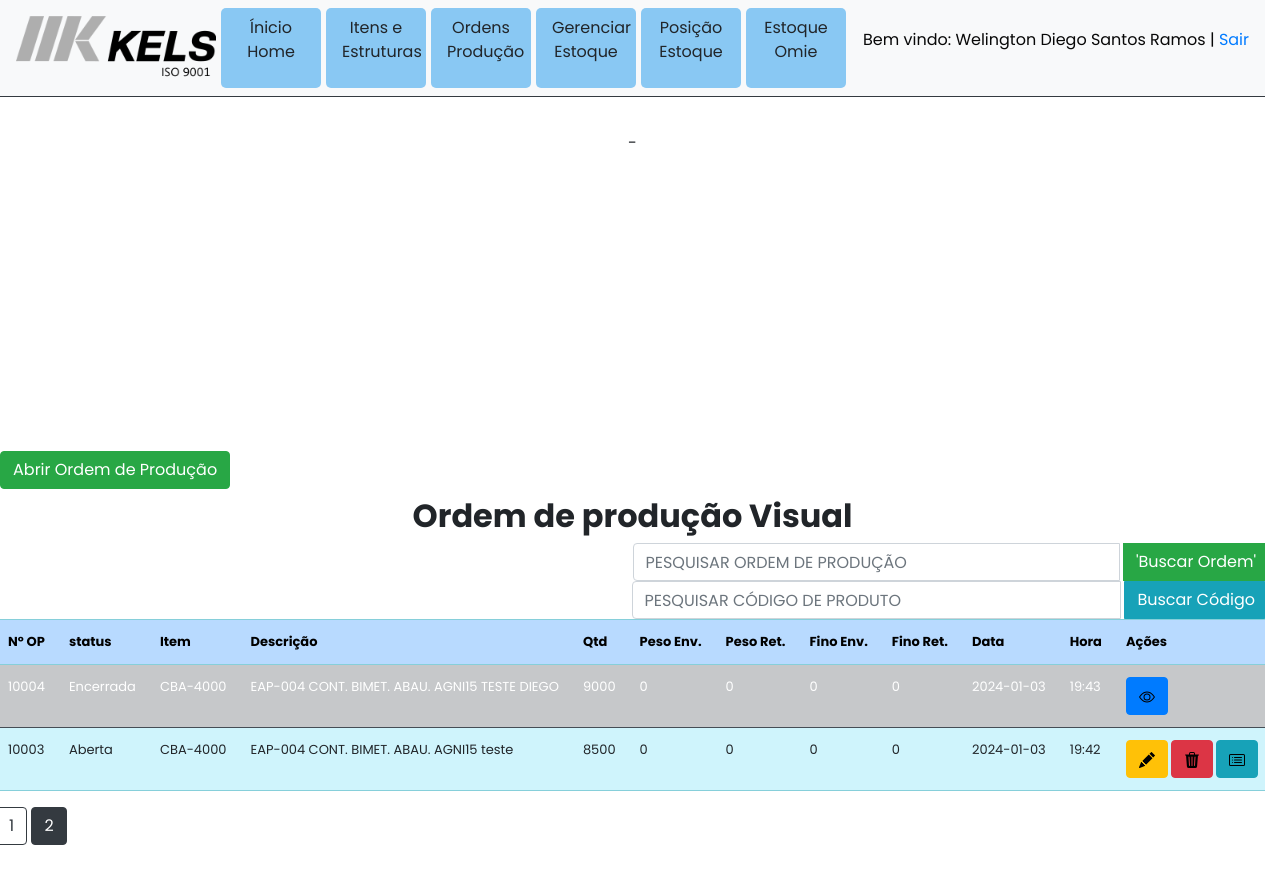
Screenshot of /ordens_producao_visual?page=2 (signed in) with the database file from the repository.
### models/models.py (models this page shows, shortened)
class User(db.Model, UserMixin):
    __tablename__ = "users"
    id = db.Column(db.Integer, primary_key=True)
    email = db.Column(db.String(50), unique=True, nullable=False)
    password = db.Column(db.String(100), nullable=False)
    name = db.Column(db.String(100), nullable=False)

class Ops_visual(db.Model):
    __tablename__='ops_visual'
    id = db.Column(db.Integer, primary_key=True)
    numero_op_visual = db.Column(db.String(50))
    situação = db.Column(db.String(50))
    item = db.Column(db.String(50))
    descrição = db.Column(db.String(255))
    quantidade = db.Column(db.Integer)
    peso_enviado = db.Column(db.Integer)
    peso_retornado = db.Column(db.Integer)
    fino_enviado = db.Column(db.Integer)
    fino_retornado = db.Column(db.Integer)
    data_abertura = db.Column(db.String)
    hora_abertura = db.Column(db.String)

### app.py (the view)
@app.route('/ordens_producao_visual', methods = ['GET','POST'])
def ordens_producao_visual():
    filtro = request.form.get("filtro_op")
    filtro_cod = request.form.get("codigo_op")
    if not current_user.is_authenticated:
     return redirect( url_for('login'))
    if filtro == "":
        filtro = None
    if filtro_cod == "":
        filtro_cod = None
    page = request.args.get('page', 1, type=int)
    itens_ordered = Ops_visual.query.order_by(Ops_visual.numero_op_visual.desc()).all()
    dados = Ops_visual.query.order_by(Ops_visual.numero_op_visual.desc()).paginate(page=page,per_page=10)
    return render_template('ordens_producao_visual.html', itens = dados, filtro = filtro, filtro_cod = filtro_cod)

### app.py (called while the page is built)
@login_manager.user_loader
def load_user(user_id):
    return User.query.get(user_id)

### templates/ordens_producao_visual.html (shortened to what this page needs)
{% extends 'base.html' %}
{% block body %}
<p>- </p><p> </p><p> </p><p> </p><p> </p>
<p>-</p><p> </p><p> </p><p> </p><p> </p>
<div class="w-110 margin-top p-1">
    <div class="row">
        <div class="col">
                <div  class="w-100 margin-top p-1">
                    <button type="button" class="btn btn-success ms-1 d-flex justify-content-end" data-bs-toggle="modal"
                    data-bs-target="#add_op_modal_visual">Abrir Ordem de Produção</button>
                    <h2 class="d-flex justify-content-center mt-2"><strong>Ordem de produção Visual</strong></h2>
                    <div class="input-group d-flex justify-content-end w-100">
                        <form method="POST" action="{{url_for('ordens_producao_visual')}}" class="input-group w-50 input-group d-flex justify-content-start ms-4">
                        <input type="search" class="form-control  w-50" placeholder="Pesquisar Ordem de Produção" name="filtro_op" aria-label="Pesquisar Ordem de Produção" aria-describedby="basic-addon2" autocomplete="off" style="text-transform: uppercase;">
                        <div class="input-group-append">
                        <button class="btn btn-success ms-1" type="submit">'Buscar Ordem'</button>
                    </div>
                    <div class="input-group d-flex justify-content-end w-100">
                        <form method="POST" action="{{url_for('ordens_producao_visual')}}" class="input-group w-50 input-group d-flex justify-content-start ms-4">
                            <input type="search" class="form-control  w-50" placeholder="Pesquisar Código de Produto" name="codigo_op" aria-label="Pesquisar por Código" aria-describedby="basic-addon2" autocomplete="off" style="text-transform: uppercase;">
                            <div class="input-group-append">
                            <button class="btn btn-info ms-1" type="submit">Buscar Código</button>
                            </form>
                    </div>
                </div>
            <div  class="w-100">
                <table class="table table-hover table-info" class="flex">
                    <tr class="table-primary">
                        <th>Nº OP</th>
                        <th>status</th>
                        <th>Item</th>
                        <th>Descrição</th>
                        <th>Qtd</th>
                        <th>Peso Env.</th>
                        <th>Peso Ret.</th>
                        <th>Fino Env.</th>
                        <th>Fino Ret.</th>
                        <th>Data</th>
                        <th>Hora</th>
                        <th>Ações</th>
                    </tr>
                    {% for row in itens.items %}
                    {% if filtro == None %}
                    {% if filtro_cod == None %}
                    <tr class='{{"table-dark" if row.situação == "Encerrada" else ""}}'>
                        <td>{{row.numero_op_visual}}</td>
                        <td>{{row.situação}}</td>
                        <td>{{row.item}}</td>
                        <td>{{row.descrição}}</td>
                        <td>{{row.quantidade}}</td>
                        <td>{{row.peso_enviado}}</td>
                        <td>{{row.peso_retornado}}</td>
                        <td>{{row.fino_enviado}}</td>
                        <td>{{row.fino_retornado}}</td>
                        <td>{{row.data_abertura}}</td>
                        <td>{{row.hora_abertura}}</td>
                        {% if row.situação == "Encerrada" %}
                        <td>
                            <form action="op/{{row.numero_op_visual}}" method="post" type="hidden" >
                                <button type="submit" for="myForm" class="btn btn-primary btn-xs"><img
                                src="{{url_for('static', filename='images/eye.svg')}}" alt=""></button>
                            </form>
                        </td>
                        {% else %}
                        <td>
                            <div  class="icons">
                                <div>
                                    <a href="update_op/{{row.id}}" class="editItem btn btn-warning btn-xs " data-bs-toggle="modal"
                                        data-bs-target="#edit_op_modal{{row.id}}"><img
                                        src="{{url_for('static', filename='images/pencil-fill.svg')}}" alt="">
                                    </a>
                                </div>
                                <div>
                                    <a href="delete_op/{{row.id}}" class="btn btn-danger btn-xs"
                                        onclick="return confirm('Tem certeza que quer deletar esta ordem de produção?')"><img
                                            src="{{url_for('static', filename='images/trash3-fill.svg')}}" alt="">
                                    </a>
                                </div>
                                <div>
                                    <form action="op/{{row.numero_op_visual}}" method="post" type="hidden" >
                                                <button type="submit" for="myForm" class="btn btn-info btn-xs"><img
                                        src="{{url_for('static', filename='images/card-list.svg')}}" alt=""></button>
                                    </form>
                                </div>
                            </div>
                        </td>
                        {% endif %}
                    </tr>
                    {% endif %}
                    {% endif %}
                    {% endfor %}
                </table>
            </div></div>
                {% for page_num in itens.iter_pages(left_edge=1, right_edge=1,
                    left_current=1, right_current=2) %} {% if page_num %} {% if itens.page ==
                    page_num %}
                    <a
                      class="btn btn-dark mb-4"
                      href="{{ url_for('ordens_producao_visual', page=page_num) }}"
                      >{{ page_num }}</a
                    >
                    {% else %}
                    <a
                      class="btn btn-outline-dark mb-4"
                      href="{{ url_for('ordens_producao_visual', page=page_num) }}"
                      >{{ page_num }}</a
                    >
                    {% endif %} {% else %} ... {% endif %} {% endfor %}
            </div>
        </div>
    </div>
{% endblock %}

### templates/header.html (shortened to what this page needs)
{% extends 'base.html' %}
{% block body %}
<div class="container">
<nav class="navbar navbar-expand-lg  navbar-light bg-light w-100 fixed-top header  border-bottom border-2 border-dark">
  <img src="{{ url_for('static', filename='images/logo-iso.png')}}" width = 200 alt="logo">
    <div class="collapse navbar-collapse" id="navbarTogglerDemo03">
          <a class="nav-link card-menu text-center" href="{{url_for('index')}}"> Ínicio Home</a>
          <a class="nav-link card-menu text-center" href="{{ url_for('itens')}}">Itens e Estruturas</a>
          <a class="nav-link card-menu text-center" href="{{ url_for('ordens_producao_visual')}}">Ordens Produção</a>
          <a class="nav-link card-menu text-center" href="{{ url_for('gerenciar_estoque')}}">Gerenciar Estoque</a>
          <a class="nav-link card-menu text-center" href="{{ url_for('estoque')}}">Posição Estoque</a>
          <a class="nav-link card-menu text-center" href="{{ url_for('posicoes_estoque_omie')}}">Estoque Omie</a>
    </div>
    <div class="usuario"><p> Bem vindo: {{ current_user.name }} | <a href="/logout">Sair</a> </p></div>
  </nav>
</div>
{% endblock %}

### static/style.css (style rules this page uses)
* { margin: 0; padding: 0; box-sizing: border-box; font-family: "Poppins", sans-serif; }
body { background: #F6F9FF; height: 100vh; width: 100%; display: flex; justify-content: center; align-items: center; flex-direction: column; color: #434343; font-size: 16px; }
.icons { display: flex; flex-direction: row; gap: 3px; }
.header { top: 0; }
.margin-top { margin-top: 8vh; }
table { white-space: nowrap; font-size: 13px; }
.usuario { color: #080808; }
.card-menu { width: 100px; height: 80px; background: rgb(137, 200, 243); border-radius: 5px; margin-left: 5px; }

### rows the page displays
User: name "Welington Diego Santos Ramos"
Ops_visual: numero_op_visual "10004", situação "Encerrada", item "CBA-4000", descrição "EAP-004 CONT. BIMET. ABAU. AGNI15 TESTE DIEGO", quantidade "9000", peso_enviado "0", peso_retornado "0", fino_enviado "0", fino_retornado "0", data_abertura "2024-01-03", hora_abertura "19:43"
Ops_visual: numero_op_visual "10003", situação "Aberta", item "CBA-4000", descrição "EAP-004 CONT. BIMET. ABAU. AGNI15 teste", quantidade "8500", peso_enviado "0", peso_retornado "0", fino_enviado "0", fino_retornado "0", data_abertura "2024-01-03", hora_abertura "19:42"

### other values shown
{{ page_num }} "1"
{{ page_num }} "2"
